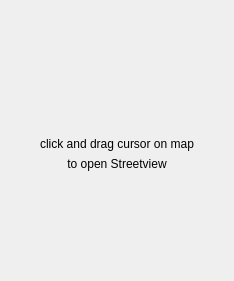
<?xml version="1.0" encoding="UTF-8"?>
<ui version="4.0">
 <class>go2streetviewDum</class>
 <widget class="QWidget" name="go2streetviewDum">
  <property name="geometry">
   <rect>
    <x>0</x>
    <y>0</y>
    <width>234</width>
    <height>281</height>
   </rect>
  </property>
  <property name="sizePolicy">
   <sizepolicy hsizetype="Expanding" vsizetype="Expanding">
    <horstretch>0</horstretch>
    <verstretch>0</verstretch>
   </sizepolicy>
  </property>
  <property name="windowTitle">
   <string>go2streetview</string>
  </property>
  <layout class="QVBoxLayout" name="verticalLayout">
   <item>
    <widget class="QLabel" name="iconRif">
     <property name="sizePolicy">
      <sizepolicy hsizetype="Ignored" vsizetype="Ignored">
       <horstretch>0</horstretch>
       <verstretch>0</verstretch>
      </sizepolicy>
     </property>
     <property name="minimumSize">
      <size>
       <width>0</width>
       <height>30</height>
      </size>
     </property>
     <property name="text">
      <string/>
     </property>
     <property name="pixmap">
      <pixmap resource="resources.qrc">:/plugins/go2streetview/res/icoStreetview.png</pixmap>
     </property>
     <property name="scaledContents">
      <bool>false</bool>
     </property>
     <property name="alignment">
      <set>Qt::AlignBottom|Qt::AlignHCenter</set>
     </property>
    </widget>
   </item>
   <item>
    <widget class="QLabel" name="labelBottom">
     <property name="sizePolicy">
      <sizepolicy hsizetype="Ignored" vsizetype="Minimum">
       <horstretch>0</horstretch>
       <verstretch>0</verstretch>
      </sizepolicy>
     </property>
     <property name="minimumSize">
      <size>
       <width>0</width>
       <height>20</height>
      </size>
     </property>
     <property name="maximumSize">
      <size>
       <width>16777215</width>
       <height>20</height>
      </size>
     </property>
     <property name="text">
      <string>click and drag cursor on map</string>
     </property>
     <property name="alignment">
      <set>Qt::AlignBottom|Qt::AlignHCenter</set>
     </property>
    </widget>
   </item>
   <item>
    <widget class="QLabel" name="labelTop">
     <property name="sizePolicy">
      <sizepolicy hsizetype="Ignored" vsizetype="Ignored">
       <horstretch>0</horstretch>
       <verstretch>0</verstretch>
      </sizepolicy>
     </property>
     <property name="minimumSize">
      <size>
       <width>0</width>
       <height>20</height>
      </size>
     </property>
     <property name="text">
      <string>to open Streetview</string>
     </property>
     <property name="alignment">
      <set>Qt::AlignHCenter|Qt::AlignTop</set>
     </property>
    </widget>
   </item>
  </layout>
 </widget>
 <resources>
  <include location="resources.qrc"/>
 </resources>
 <connections/>
</ui>
